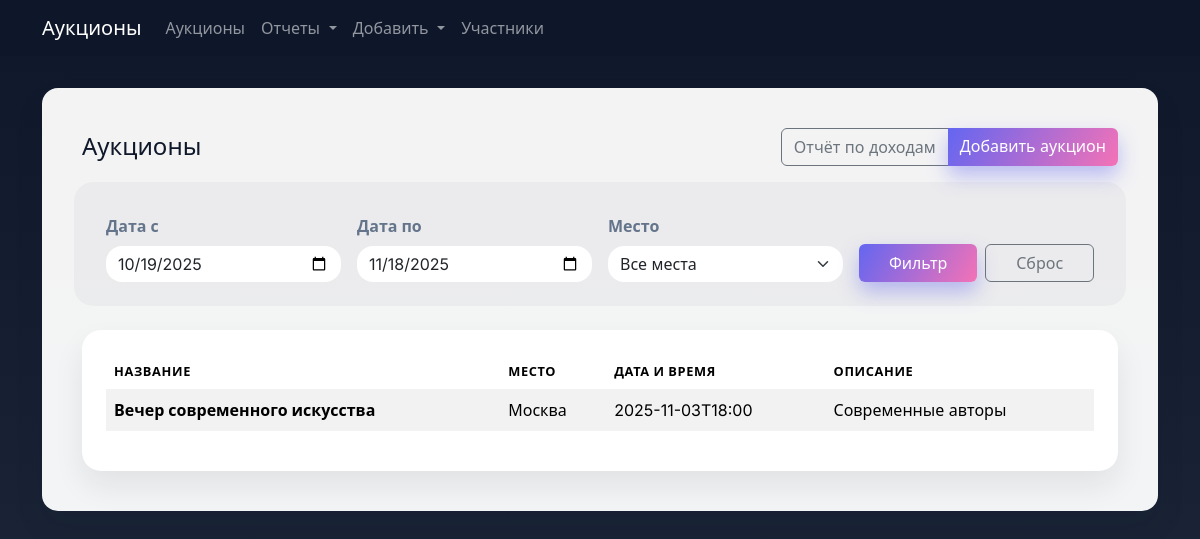
The page /auctions on the database its author committed.
### tables this page shows
CREATE TABLE auctions (
                id INTEGER PRIMARY KEY AUTOINCREMENT,
                name TEXT NOT NULL,
                location TEXT NOT NULL,
                starts_at TEXT NOT NULL,
                description TEXT
            );

### main.py (the view)
@app.route("/auctions")
def auctions():
    db = get_db()
    start, end = period_from_request()
    location = request.args.get("location", "")
    clauses: list[str] = []
    params: list[str] = []
    if start:
        clauses.append("date(starts_at) >= ?")
        params.append(start)
    if end:
        clauses.append("date(starts_at) <= ?")
        params.append(end)
    if location:
        clauses.append("location = ?")
        params.append(location)
    where_sql = f"WHERE {' AND '.join(clauses)}" if clauses else ""
    auctions = db.query(
        f"""
        SELECT id, name, location, starts_at, description
        FROM auctions
        {where_sql}
        ORDER BY datetime(starts_at) DESC
        """,
        params,
    )
    locations = db.query(
        "SELECT DISTINCT location FROM auctions ORDER BY location COLLATE NOCASE"
    )
    return render_template(
        "auctions.html",
        auctions=auctions,
        start=start,
        end=end,
        location=location,
        locations=locations,
    )

### db.py (called while the page is built)
    def query(self, sql: str, params: Iterable[Any] | None = None) -> list[sqlite3.Row]:
        cur = self.conn.cursor()
        cur.execute(sql, params or [])
        rows = cur.fetchall()
        return rows

    def close(self) -> None:
        self.conn.close()

### main.py (called while the page is built)
def get_db() -> AuctionDB:
    if "db" not in g:
        g.db = AuctionDB()
    return g.db

def default_period(days: int = 30) -> tuple[str, str]:
    period_end = date.today()
    period_start = period_end - timedelta(days=days)
    return period_start.isoformat(), period_end.isoformat()

def period_from_request(days: int = 30) -> tuple[str, str]:
    start_default, end_default = default_period(days)
    start = request.args.get("start") or start_default
    end = request.args.get("end") or end_default
    return start, end

### templates/auctions.html (shortened to what this page needs)
{% extends "base.html" %}
{% block content %}
  <div class="d-flex justify-content-between flex-wrap gap-2 align-items-center mb-4">
    <h1 class="h4 mb-0">Аукционы</h1>
    <div class="btn-group">
      <a class="btn btn-outline-secondary" href="{{ url_for('auction_revenue') }}">Отчёт по доходам</a>
      <a class="btn btn-primary" href="{{ url_for('add_auction') }}">Добавить аукцион</a>
    </div>
  </div>
  <form class="filter-form row gy-2 gx-3 align-items-end mb-4" method="get">
    <div class="col-sm-4 col-md-3">
      <label class="form-label" for="start">Дата с</label>
      <input class="form-control" type="date" id="start" name="start" value="{{ start }}" />
    </div>
    <div class="col-sm-4 col-md-3">
      <label class="form-label" for="end">Дата по</label>
      <input class="form-control" type="date" id="end" name="end" value="{{ end }}" />
    </div>
    <div class="col-sm-4 col-md-3">
      <label class="form-label" for="location">Место</label>
      <select class="form-select" id="location" name="location">
        <option value="">Все места</option>
      </select>
    </div>
    <div class="col-sm-4 col-md-3 d-flex gap-2">
      <button class="btn btn-primary flex-grow-1" type="submit">Фильтр</button>
      <a class="btn btn-outline-secondary flex-grow-1" href="{{ url_for('auctions') }}">Сброс</a>
    </div>
  </form>
  <div class="table-responsive">
    <table class="table table-striped align-middle">
      <thead>
        <tr>
          <th>Название</th>
          <th>Место</th>
          <th>Дата и время</th>
          <th>Описание</th>
        </tr>
      </thead>
      <tbody>
        {% if auctions %}
          {% for auction in auctions %}
            <tr>
              <td class="fw-semibold">{{ auction.name }}</td>
              <td>{{ auction.location }}</td>
              <td>{{ auction.starts_at }}</td>
              <td>{{ auction.description or "—" }}</td>
            </tr>
          {% endfor %}
        {% else %}
          <tr>
            <td colspan="4" class="text-center text-muted py-4">Аукционы не найдены.</td>
          </tr>
        {% endif %}
      </tbody>
    </table>
  </div>
{% endblock %}

### static/styles.css (style rules this page uses)
:root { --bg-gradient-start: #0f172a; --bg-gradient-end: #1e293b; --card-bg: #ffffff; --card-accent: #f1f5f9; --text-primary: #0f172a; --text-muted: #64748b; --primary: #6366f1; --primary-dark: #4f46e5; --accent: #f472b6; --border-radius: 1rem; --shadow-soft: 0 15px 30px rgba(15, 23, 42, 0.08); }
body { font-family: "Inter", "Segoe UI", system-ui, -apple-system, BlinkMacSystemFont, sans-serif; background: linear-gradient(180deg, var(--bg-gradient-start), var(--bg-gradient-end)); color: var(--text-primary); min-height: 100vh; }
.card, .table, .form-control, .form-select { border-radius: 1rem; border: none; }
.table thead { background: var(--card-accent); color: var(--text-muted); text-transform: uppercase; font-size: 0.8rem; letter-spacing: 0.05em; }
.table tr { border-bottom: 1px solid rgba(15, 23, 42, 0.05); }
.btn-primary { background: linear-gradient(120deg, var(--primary), var(--accent)); border: none; box-shadow: 0 10px 20px rgba(99, 102, 241, 0.4); transition: transform 0.2s ease, box-shadow 0.2s ease; }
.form-label { font-weight: 600; color: var(--text-muted); }
.table-responsive { border-radius: 1.2rem; box-shadow: var(--shadow-soft); background: var(--card-bg); padding: 1.5rem; }
.filter-form { background: rgba(15, 23, 42, 0.03); border-radius: 1.2rem; padding: 1.5rem; margin-bottom: 1.5rem; }

### rows shown on the page
auctions: name "Вечер современного искусства", location "Москва", starts_at "2025-11-03T18:00", description "Современные авторы"
